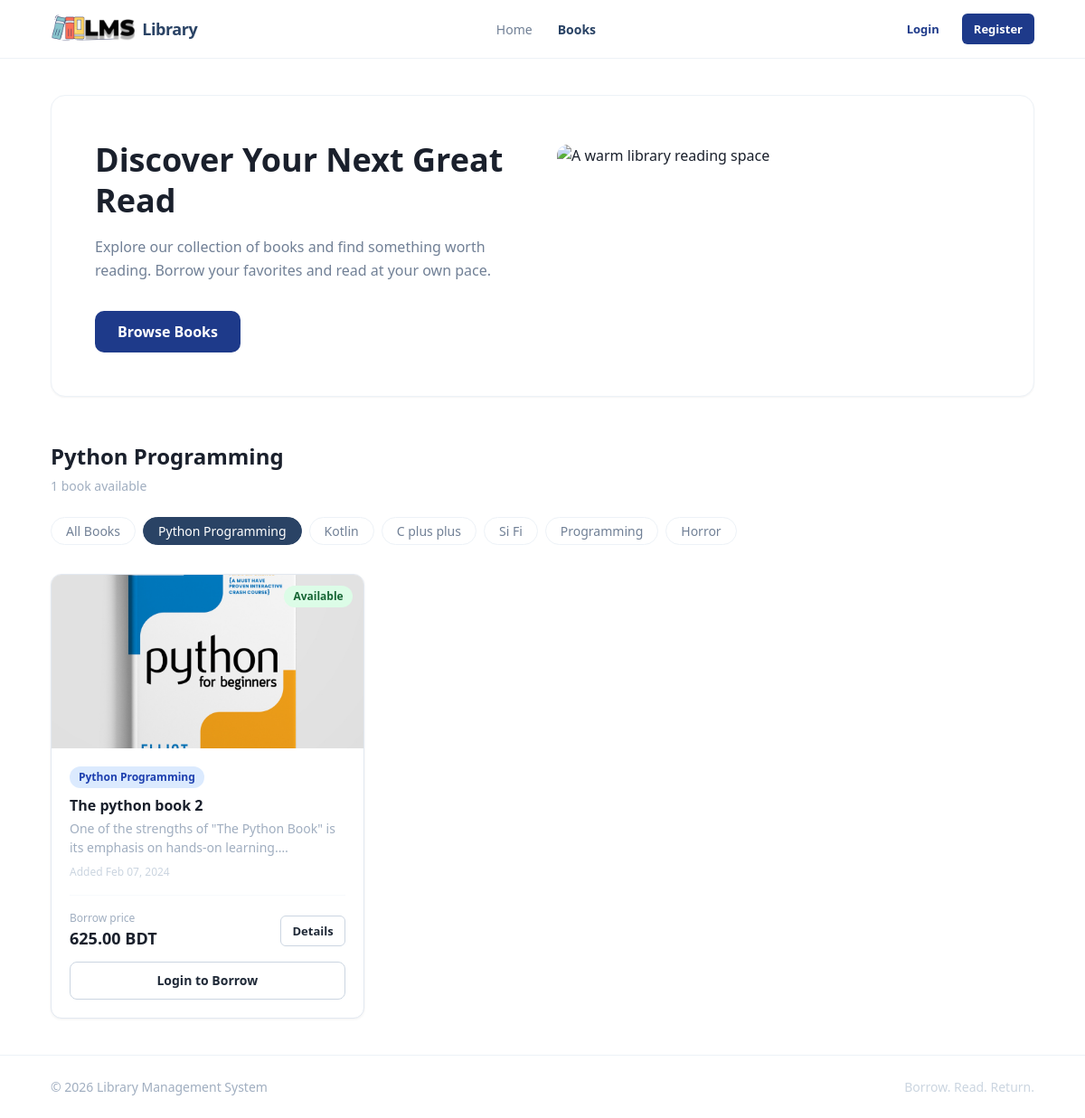
Screenshot of /books/python-programming/ with the database file from the repository.
### category/models.py (models this page shows, shortened)
class Category(models.Model):
    name=models.CharField(max_length=100)
    slug = models.SlugField(max_length=250, unique=True)

### book/models.py (models this page shows, shortened)
class Book(models.Model):
    user = models.ForeignKey(User, on_delete=models.CASCADE, null=True, blank=True)
    account = models.ForeignKey(UserAccount, on_delete=models.CASCADE, null=True, blank=True)
    title = models.CharField(max_length=255)
    book_image= models.ImageField(upload_to="book/media/images/", null=True, blank=True)
    description = models.TextField()
    borrowed_price = models.DecimalField(max_digits=6, decimal_places=2)
    borrowed_date = models.DateTimeField(auto_now_add=True)
    categories = models.ManyToManyField(Category)
    class Meta:
        ordering = ["borrowed_date"]

### core/views.py (the view)
# urls.py: 2. Add a URL to urlpatterns:  path('', views.home, name='home')
def home(request, category_slug=None):
    books = Book.objects.all()
    if category_slug is not None:
        category = get_object_or_404(Category, slug=category_slug)
        books = Book.objects.filter(categories=category)
    categories = Category.objects.all()
    return render(request, "core/index.html", {"books": books, "categories": categories})

### core/templates/core/index.html (shortened to what this page needs)
{% extends "core/base.html" %}
{% load static %}
{% block body %}
{% with current_slug=request.resolver_match.kwargs.category_slug %}
<section class="bg-white border border-gray-200 rounded-2xl p-6 sm:p-10 lg:p-12 shadow-sm">
    <div class="grid grid-cols-1 md:grid-cols-2 items-center gap-8">
        <div>
            <h1 class="text-3xl sm:text-4xl font-bold text-gray-900 leading-tight">
                Discover Your Next Great Read
            </h1>
            <p class="mt-4 text-base text-gray-600 leading-relaxed">
                Explore our collection of books and find something worth reading.
                Borrow your favorites and read at your own pace.
            </p>
            <div class="mt-8">
                <a href="#books" class="btn btn-primary btn-lg">Browse Books</a>
            </div>
        </div>
        <div class="hidden md:block">
            <img src="{% static 'images/home.jpg' %}" alt="A warm library reading space" class="w-full h-56 object-cover rounded-xl" />
        </div>
    </div>
</section>
<section id="books" class="mt-10 sm:mt-12">
    <div class="flex flex-col sm:flex-row sm:items-end sm:justify-between gap-2 mb-6">
        <div>
            <h2 class="text-2xl font-bold text-gray-900">
                {% if current_slug %}
                    {% for c in categories %}{% if c.slug == current_slug %}{{ c.name }}{% endif %}{% endfor %}
                {% else %}
                    All Books
                {% endif %}
            </h2>
            <p class="text-sm text-gray-500 mt-1">{{ books|length }} book{{ books|length|pluralize }} available</p>
        </div>
    </div>
    {% if categories %}
    <nav class="flex flex-wrap gap-2 mb-8" aria-label="Filter books by category">
        <a href="{% url 'home' %}" class="px-4 py-1 rounded-full text-sm font-medium border transition-colors
            {% if not current_slug %} bg-blue-900 border-blue-900 text-white
            {% else %} bg-white border-gray-200 text-gray-600 hover:border-blue-300 hover:text-blue-900 {% endif %}">
            All Books
        </a>
        {% for c in categories %}
        <a href="{% url 'book' c.slug %}" class="px-4 py-1 rounded-full text-sm font-medium border transition-colors
            {% if current_slug == c.slug %} bg-blue-900 border-blue-900 text-white
            {% else %} bg-white border-gray-200 text-gray-600 hover:border-blue-300 hover:text-blue-900 {% endif %}">
            {{ c.name }}
        </a>
        {% endfor %}
    </nav>
    {% endif %}
    {% if books %}
    <div class="grid grid-cols-1 sm:grid-cols-2 lg:grid-cols-3 xl:grid-cols-4 gap-6">
        {% for book in books %}
        <article class="card flex flex-col overflow-hidden hover:shadow-md transition-shadow duration-200">
            <a href="{% url 'details' book.id %}" class="block relative">
                {% if book.book_image %}
                <img src="{{ book.book_image.url }}" alt="Cover of {{ book.title }}" class="w-full h-48 object-cover" />
                {% else %}
                <div class="w-full h-48 bg-gray-100 flex items-center justify-center text-gray-400">No cover available</div>
                {% endif %}
                <span class="absolute inset-x-0 top-0 flex justify-end p-3">
                    <span class="badge badge-green">Available</span>
                </span>
            </a>
            <div class="flex flex-col flex-1 p-4 sm:p-5">
                <div class="flex flex-wrap gap-1.5 mb-2">
                    {% for cat in book.categories.all %}
                        <span class="badge badge-blue">{{ cat.name }}</span>
                    {% empty %}
                        <span class="badge badge-gray">General</span>
                    {% endfor %}
                </div>
                <h3 class="text-base font-semibold text-gray-900 leading-snug">
                    <a href="{% url 'details' book.id %}" class="hover:text-blue-800">{{ book.title }}</a>
                </h3>
                <p class="text-sm text-gray-500 mt-1 line-clamp-2">{{ book.description|truncatewords:20 }}</p>
                <p class="text-xs text-gray-400 mt-2">Added {{ book.borrowed_date|date:"M d, Y" }}</p>
                <div class="mt-4 pt-4 border-t border-gray-100 flex items-center justify-between">
                    <div>
                        <p class="text-xs text-gray-500">Borrow price</p>
                        <p class="text-lg font-bold text-gray-900">{{ book.borrowed_price }} BDT</p>
                    </div>
                    <a href="{% url 'details' book.id %}" class="btn btn-secondary btn-sm">Details</a>
                </div>
                {% if request.user.is_authenticated %}
                <a href="{% url 'borrow_book' book.id %}" class="btn btn-primary btn-block mt-3">Borrow {{ book.borrowed_price }} BDT</a>
                {% else %}
                <a href="{% url 'log_in' %}?next={{ request.path }}" class="btn btn-secondary btn-block mt-3">Login to Borrow</a>
                {% endif %}
            </div>
        </article>
        {% endfor %}
    </div>
    {% else %}
    <div class="card p-10 text-center">
        <p class="text-gray-500">No books available in this category yet.</p>
        <a href="{% url 'home' %}" class="btn btn-secondary mt-4">View All Books</a>
    </div>
    {% endif %}
</section>
{% endwith %}
{% endblock body %}

### core/templates/core/base.html (style rules this page uses)
html { scroll-behavior: smooth; }
body { font-family: ui-sans-serif, system-ui, -apple-system, "Segoe UI", Roboto, "Helvetica Neue", Arial, sans-serif; }
.btn { display: inline-flex; align-items: center; justify-content: center; gap: .5rem; font-weight: 600; font-size: .875rem; line-height: 1.25rem; padding: .625rem 1.25rem; border-radius: .5rem; border: 1px solid transparent; text-align: center; white-space: nowrap; cursor: pointer; transition: background-color .15s ease, color .15s ease, border-color .15s ease; }
.btn-primary { background-color: #1e3a8a; color: #fff; }
.btn-secondary { background-color: #fff; color: #1f2937; border-color: #cbd5e1; }
.btn-sm { padding: .375rem .75rem; font-size: .8125rem; border-radius: .375rem; }
.btn-lg { padding: .75rem 1.5rem; font-size: 1rem; border-radius: .625rem; }
.btn-block { width: 100%; }
.card { background-color: #fff; border: 1px solid #e2e8f0; border-radius: .75rem; box-shadow: 0 1px 3px rgba(15, 23, 42, .06); }
.badge { display: inline-flex; align-items: center; padding: .125rem .625rem; border-radius: 9999px; font-size: .75rem; font-weight: 600; line-height: 1.25rem; }
.badge-blue { background-color: #dbeafe; color: #1e40af; }
.badge-green { background-color: #dcfce7; color: #166534; }
.line-clamp-2 { display: -webkit-box; -webkit-line-clamp: 2; -webkit-box-orient: vertical; overflow: hidden; }

### rows the page displays
Category: name "Python Programming"
Category: name "Kotlin"
Category: name "C plus plus"
Category: name "Si Fi"
Category: name "Programming"
Category: name "Horror"
Book: book_image (picture), title "The python book 2", description "One of the strengths of \"The Python Book\" is its emphasis on hands-on…", borrowed_date "Feb 07, 2024", borrowed_price "625.00"

### other values shown
{{ books|length }} "1"
